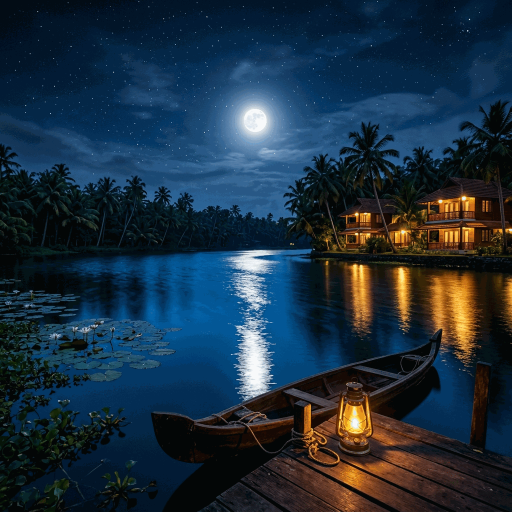
#> input picture assets/moonlit_backwater_hero.png, 1024 x 1024 px, found by its file name (shown at 1/2 size)
$ python copy_images.py
#> lines starting #> are read from the running program, lines starting #| are printed output that depends on the picture
import os
import shutil
from PIL import Image

def resize_and_copy(src, dest_dir, width=600):
    try:
        filename = os.path.basename(src)
        dest_path = os.path.join(dest_dir, filename)
        with Image.open(src) as img:
            # maintain aspect ratio
            w, h = img.size
            height = int(h * (width / w))
            resized = img.resize((width, height), Image.Resampling.LANCZOS)
            # save as PNG or JPEG depending on extension
            resized.save(dest_path)
            print(f"Copied & resized {src} to {dest_path}")
    except Exception as e:
        print(f"Error copying {src}: {e}")

def main():
    dest_dir = r"C:\Users\sreenanda\.gemini\antigravity-ide\brain\1f6317df-f1fe-4527-991f-30ea40681df6"
    os.makedirs(dest_dir, exist_ok=True)

    # Candidates in assets
    candidates = [
        'assets/moonlit_backwater_hero.png',
        'assets/moonlit_backwaters_hero.png',
        'assets/kerala_backwater_hero.png',
        'assets/hero.png',
        'assets/hero-bg.png',
        'assets/moon_bg.png'
    ]

    # Check if any p*.JPG is a night shot. We noticed p13.JPG was dark, let's add it
    for i in range(1, 16):
        p_path = f"p{i}.JPG"
        if os.path.exists(p_path):
            candidates.append(p_path)

    for c in candidates:
        if os.path.exists(c):
            resize_and_copy(c, dest_dir)
#> in resize_and_copy, img is the input picture: PIL image 1024x1024 P; mean R, G, B 28.4, 47.3, 62.9
#> in resize_and_copy, `resized = img.resize((width, height), Image.Resampling.LANCZOS)`:
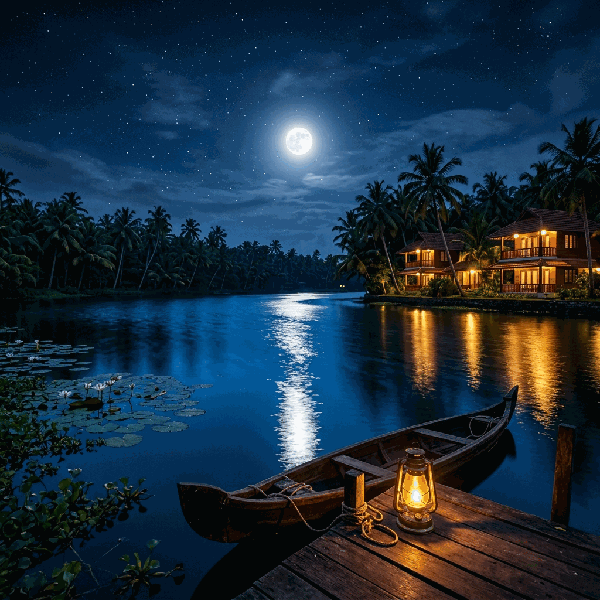
#> resized: PIL image 600x600 P; mean R, G, B 28.3, 47.3, 62.9
#> pass 2 of the loop in main, `for c in candidates:`:
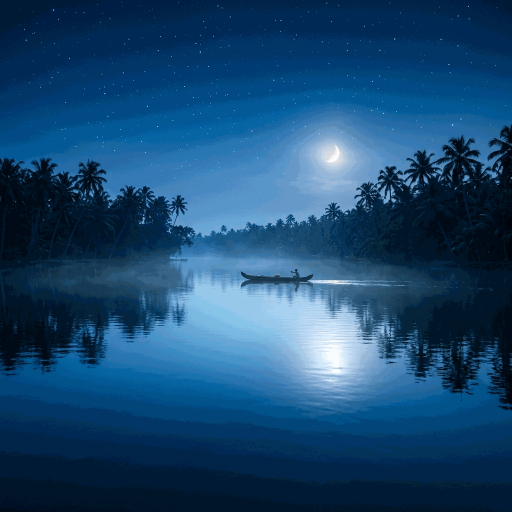
#> input picture assets/moonlit_backwaters_hero.png, 1024 x 1024 px, found by its file name (shown at 1/2 size)
#> in resize_and_copy, img is the input picture: PIL image 1024x1024 P; mean R, G, B 24.9, 72.2, 112.5
#> in resize_and_copy (call 2), `resized = img.resize((width, height), Image.Resampling.LANCZOS)`:
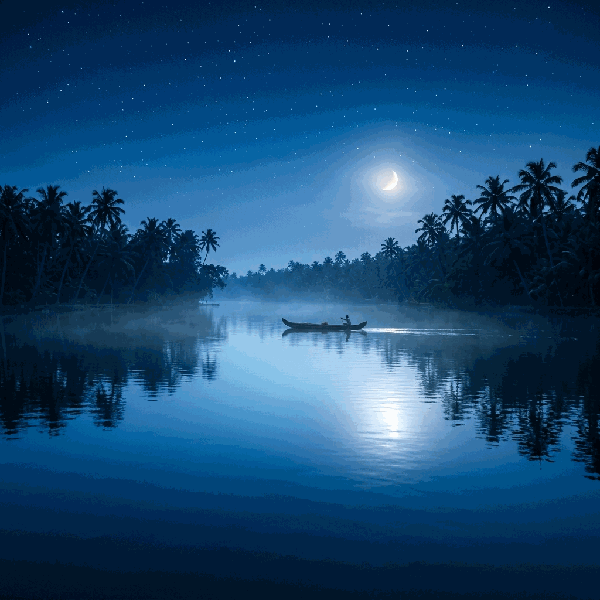
#> resized: PIL image 600x600 P; mean R, G, B 24.9, 72.2, 112.5
#> pass 3 of the loop in main, `for c in candidates:`:
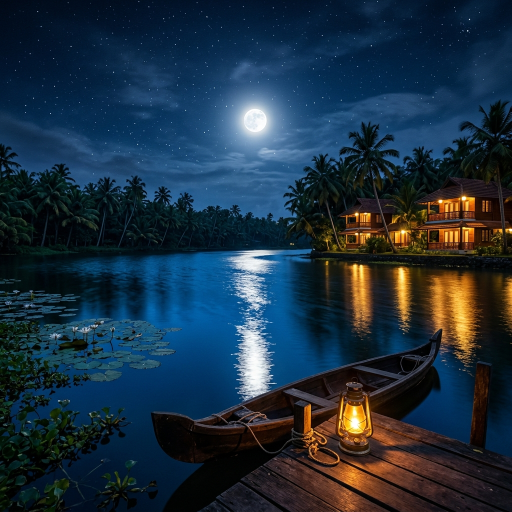
#> input picture assets/kerala_backwater_hero.png, 1024 x 1024 px, found by its file name (shown at 1/2 size)
#> in resize_and_copy, img is the input picture: PIL image 1024x1024 RGB; mean R, G, B 28.8, 47.7, 63.3
#> in resize_and_copy (call 3), `resized = img.resize((width, height), Image.Resampling.LANCZOS)`:
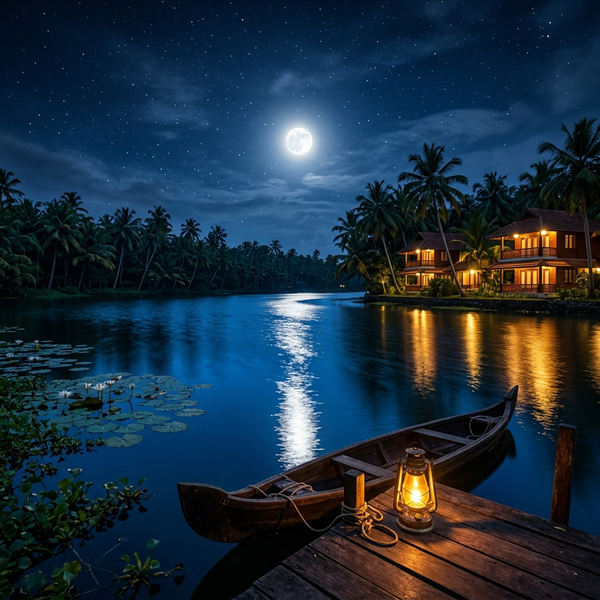
#> resized: PIL image 600x600 RGB; mean R, G, B 28.8, 47.7, 63.4
#> the loop made 6 passes; the first 3 are shown

if __name__ == '__main__':
    main()
